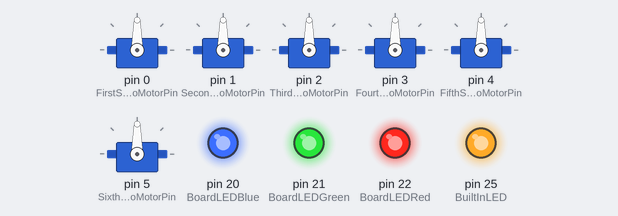
Bench run of a program on a simulated MicroPython board. Parts: 6 × servo, output pins drawn as LEDs (lit = HIGH). Servo angles are drawn from the pulse width (0.5 ms = 0°, 2.5 ms = 180°).

Above: at 0.17 s.
At 1.22 s:
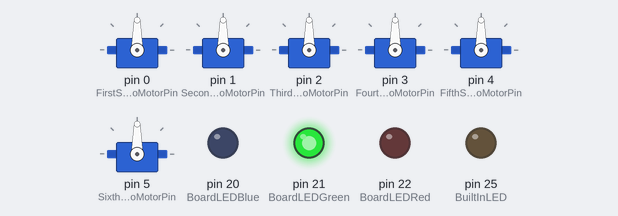
At 1.92 s:
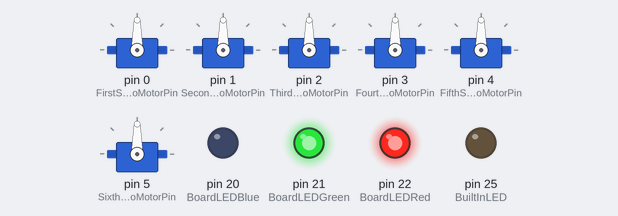
At 2.62 s:
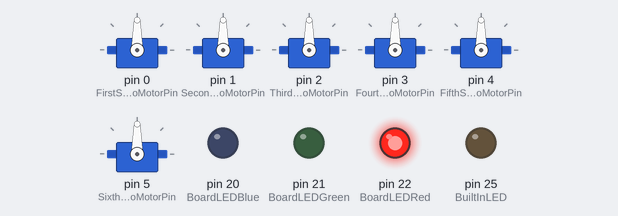
At 4.37 s:
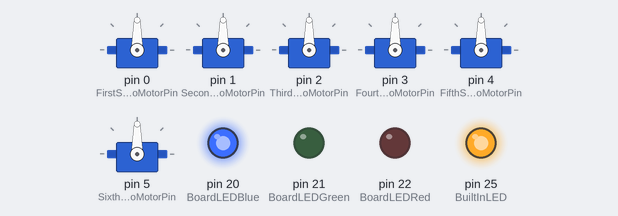
At 6.12 s:
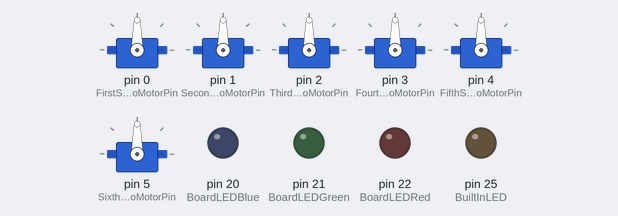
Timing chart, 0 to 6.4 s (numbered marks = the images above):
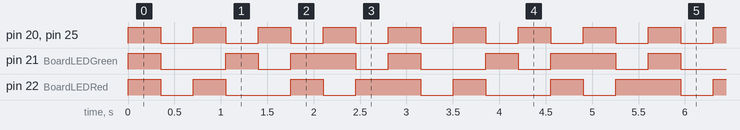

The program:

main.py
```python
import machine
import time


BuiltInLEDPin = 25
BuiltInLED = machine.Pin(BuiltInLEDPin, machine.Pin.OUT, machine.Pin.PULL_DOWN)

BoardLEDBluePin = 20
BoardLEDBlue = machine.Pin(BoardLEDBluePin, machine.Pin.OUT, machine.Pin.PULL_DOWN)

BoardLEDGreenPin = 21
BoardLEDGreen = machine.Pin(BoardLEDGreenPin, machine.Pin.OUT, machine.Pin.PULL_DOWN)

BoardLEDRedPin = 22
BoardLEDRed = machine.Pin(BoardLEDRedPin, machine.Pin.OUT, machine.Pin.PULL_DOWN)


FirstServoMotorPin = machine.Pin(0)
SecondServoMotorPin = machine.Pin(1)
ThirdServoMotorPin = machine.Pin(2)
FourthServoMotorPin = machine.Pin(3)
FifthServoMotorPin = machine.Pin(4)
SixthServoMotorPin = machine.Pin(5)

def TheDegreeToPWM(TheDegree: int) -> int:
    return int((((TheDegree / 180) * (8192 - 1638)) + 1638))

FirstServoMotor = machine.PWM(FirstServoMotorPin, freq=50, duty_u16=TheDegreeToPWM(90))
SecondServoMotor = machine.PWM(SecondServoMotorPin, freq=50, duty_u16=TheDegreeToPWM(90))
ThirdServoMotor = machine.PWM(ThirdServoMotorPin, freq=50, duty_u16=TheDegreeToPWM(90))
FourthServoMotor = machine.PWM(FourthServoMotorPin, freq=50, duty_u16=TheDegreeToPWM(90))
FifthServoMotor = machine.PWM(FifthServoMotorPin, freq=50, duty_u16=TheDegreeToPWM(90))
SixthServoMotor = machine.PWM(SixthServoMotorPin, freq=50, duty_u16=TheDegreeToPWM(90))


def LEDBlinkingTest() -> None:
    BuiltInLED.on()
    BoardLEDBlue.on()
    BoardLEDGreen.on()
    BoardLEDRed.on()
    time.sleep(0.350)

    BuiltInLED.off()
    BoardLEDBlue.off()
    BoardLEDGreen.off()
    BoardLEDRed.off()
    time.sleep(0.350)

    BuiltInLED.on()
    BoardLEDBlue.on()
    BoardLEDGreen.off()
    BoardLEDRed.on()
    time.sleep(0.350)

    BuiltInLED.off()
    BoardLEDBlue.off()
    BoardLEDGreen.on()
    BoardLEDRed.off()
    time.sleep(0.350)

    BuiltInLED.on()
    BoardLEDBlue.on()
    BoardLEDGreen.off()
    BoardLEDRed.off()
    time.sleep(0.350)

    BuiltInLED.off()
    BoardLEDBlue.off()
    BoardLEDGreen.on()
    BoardLEDRed.on()
    time.sleep(0.350)

    BuiltInLED.on()
    BoardLEDBlue.on()
    BoardLEDGreen.on()
    BoardLEDRed.off()
    time.sleep(0.350)

    BuiltInLED.off()
    BoardLEDBlue.off()
    BoardLEDGreen.off()
    BoardLEDRed.on()
    time.sleep(0.350)


def ServoMotorMotionTest() -> None:
    FirstServoMotor.duty_u16(TheDegreeToPWM(90))
    SecondServoMotor.duty_u16(TheDegreeToPWM(90))
    ThirdServoMotor.duty_u16(TheDegreeToPWM(90))
    FourthServoMotor.duty_u16(TheDegreeToPWM(90))
    FifthServoMotor.duty_u16(TheDegreeToPWM(90))
    SixthServoMotor.duty_u16(TheDegreeToPWM(90))
    time.sleep(5)

    FirstServoMotor.duty_u16(TheDegreeToPWM(0))
    SecondServoMotor.duty_u16(TheDegreeToPWM(90))
    ThirdServoMotor.duty_u16(TheDegreeToPWM(0))
    FourthServoMotor.duty_u16(TheDegreeToPWM(0))
    FifthServoMotor.duty_u16(TheDegreeToPWM(0))
    SixthServoMotor.duty_u16(TheDegreeToPWM(0))
    time.sleep(5)

    FirstServoMotor.duty_u16(TheDegreeToPWM(180))
    SecondServoMotor.duty_u16(TheDegreeToPWM(90))
    ThirdServoMotor.duty_u16(TheDegreeToPWM(180))
    FourthServoMotor.duty_u16(TheDegreeToPWM(180))
    FifthServoMotor.duty_u16(TheDegreeToPWM(180))
    SixthServoMotor.duty_u16(TheDegreeToPWM(180))
    time.sleep(5)


def main() -> None:
    while True:
      LEDBlinkingTest()


if __name__ == "__main__":
    main()
```

Measured:
- by itself, pin 20 (BoardLEDBlue), pin 25 (BuiltInLED): alternates HIGH for 0.35 s and LOW for 0.35 s
- by itself, pin 21 (BoardLEDGreen): repeats every 2.8 s: LOW 0.70 s, HIGH 0.35 s, LOW 0.35 s, HIGH 0.70 s, LOW 0.35 s, HIGH 0.35 s
- by itself, pin 22 (BoardLEDRed): repeats every 2.8 s: LOW 0.35 s, HIGH 0.35 s, LOW 0.70 s, HIGH 0.35 s, LOW 0.35 s, HIGH 0.70 s
